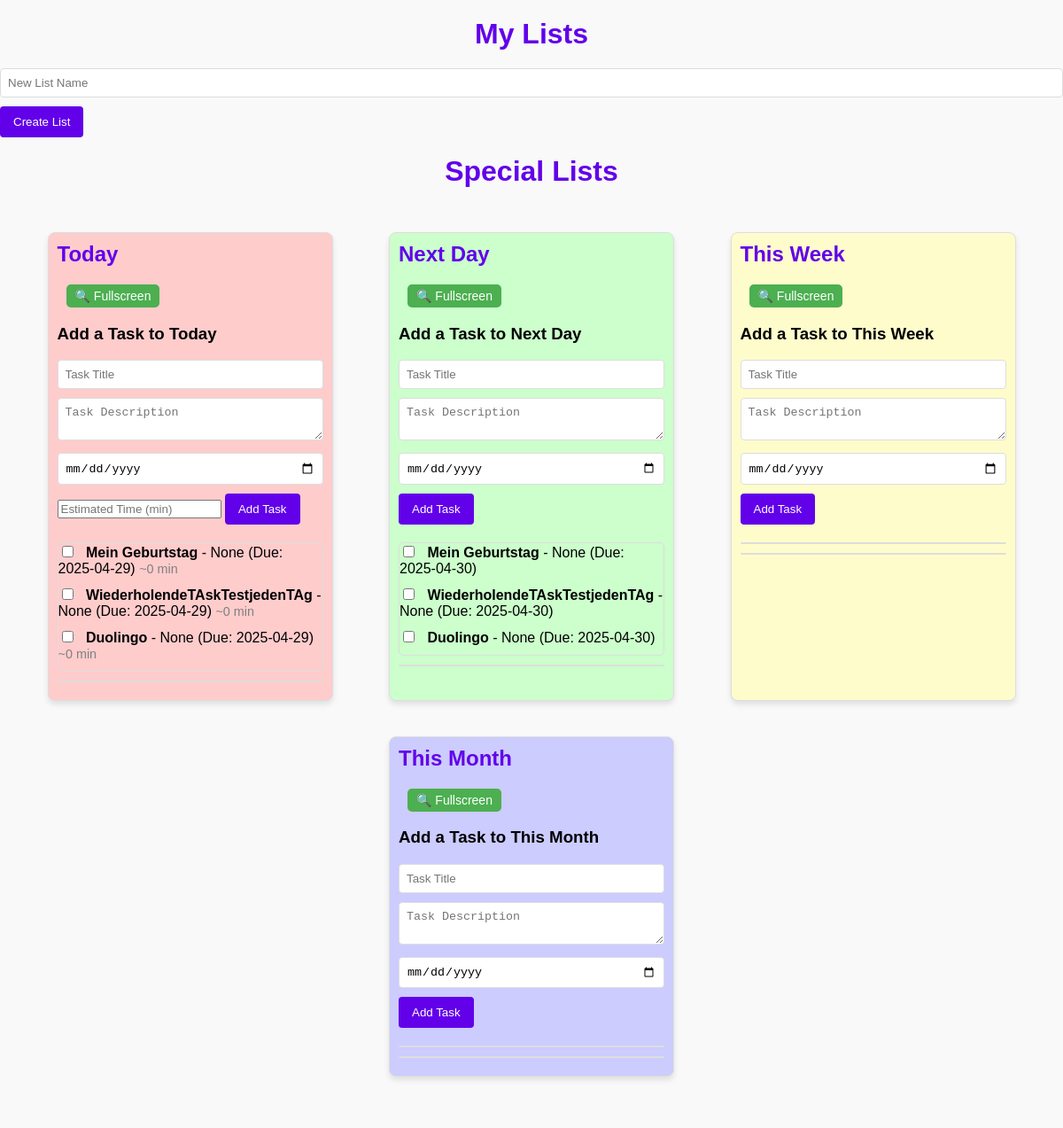
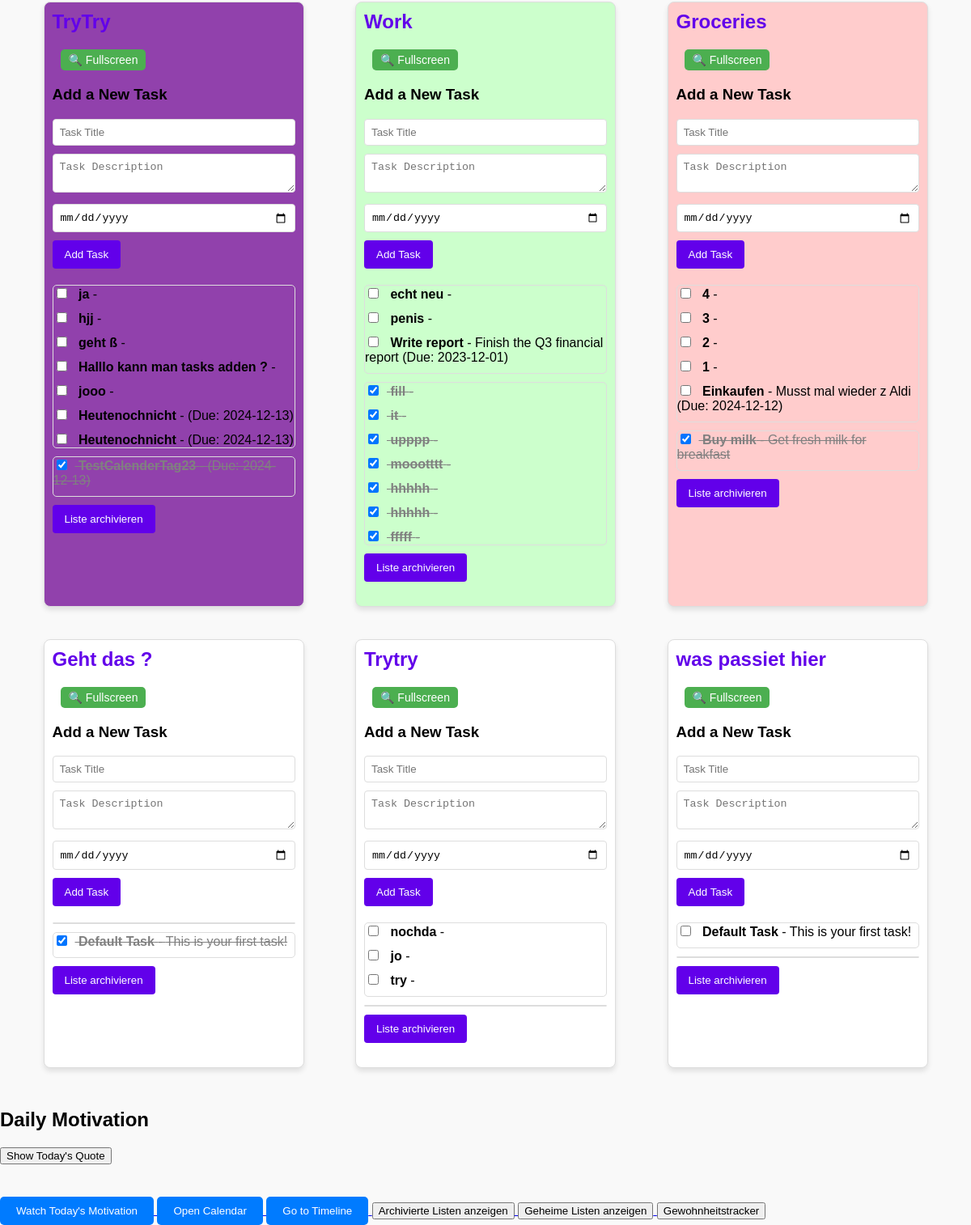
The page / on the database its author committed (2 pictures, top to bottom).
### tables this page shows
CREATE TABLE tasks (
            id INTEGER PRIMARY KEY AUTOINCREMENT,
            list_name TEXT,
            title TEXT,
            description TEXT,
            due_date TEXT,
            completed INTEGER
        , color TEXT DEFAULT "#ffffff", position INTEGER DEFAULT 0, estimated_time INTEGER DEFAULT 30, archived INTEGER DEFAULT 0);

### app.py (the view, shortened to what this page needs)
@app.route("/")
def index():
    from datetime import date, timedelta
    today = date.today()
    tomorrow = today + timedelta(days=1)
    week_start = today - timedelta(days=today.weekday())
    week_end = week_start + timedelta(days=6)
    month_start = today.replace(day=1)
    next_month = (month_start + timedelta(days=31)).replace(day=1)
    month_end = next_month - timedelta(days=1)
    today_incomplete = manager.get_tasks_for_date_range(today.isoformat(), today.isoformat(), completed=False)
    today_completed = manager.get_tasks_for_date_range(today.isoformat(), today.isoformat(), completed=True)
    today_milestones = timeline_manager.get_milestones_for_date_range(today.isoformat(), today.isoformat())
    today_milestones_converted = []
    for milestone in today_milestones_converted:
        if milestone[4]:
            today_completed.append(milestone)
        else:
            today_incomplete.append(milestone)
    today_tasks = {"incomplete": today_incomplete, "completed": today_completed}
    tomorrow_incomplete = manager.get_tasks_for_date_range(tomorrow.isoformat(), tomorrow.isoformat(), completed=False)
    tomorrow_completed = manager.get_tasks_for_date_range(tomorrow.isoformat(), tomorrow.isoformat(), completed=True)
    tomorrow_milestones = timeline_manager.get_milestones_for_date_range(tomorrow.isoformat(), tomorrow.isoformat())
    tomorrow_milestones_converted = []
    for milestone in tomorrow_milestones_converted:
        if milestone[4]:
            tomorrow_completed.append(milestone)
        else:
            tomorrow_incomplete.append(milestone)
    next_day_tasks = {"incomplete": tomorrow_incomplete, "completed": tomorrow_completed}
    week_incomplete = manager.get_tasks_for_date_range(week_start.isoformat(), week_end.isoformat(), completed=False, exclude_lists=["Today", "Next Day"])
    week_completed = manager.get_tasks_for_date_range(week_start.isoformat(), week_end.isoformat(), completed=True, exclude_lists=["Today", "Next Day"])
    week_milestones = timeline_manager.get_milestones_for_date_range(week_start.isoformat(), week_end.isoformat())
    week_milestones_converted = []
    for milestone in week_milestones_converted:
        if milestone[4]:
            week_completed.append(milestone)
        else:
            week_incomplete.append(milestone)
    week_tasks = {"incomplete": week_incomplete, "completed": week_completed}
    month_incomplete = manager.get_tasks_for_date_range(
        month_start.isoformat(), month_end.isoformat(),
        completed=False,
        exclude_lists=["Today", "Next Day", "This Week"],
        exclude_date_range=(week_start.isoformat(), week_end.isoformat())
    )
    month_completed = manager.get_tasks_for_date_range(
        month_start.isoformat(), month_end.isoformat(),
        completed=True,
        exclude_lists=["Today", "Next Day", "This Week"],
        exclude_date_range=(week_start.isoformat(), week_end.isoformat())
    )
    month_milestones = timeline_manager.get_milestones_for_date_range(month_start.isoformat(), month_end.isoformat())
    for m in month_milestones:
        milestone_tasks = timeline_manager.get_tasks_for_milestone(m["id"])
        tasks_list = [dict(task) for task in milestone_tasks]
    month_tasks = {"incomplete": month_incomplete, "completed": month_completed}
    all_lists = [
        list_name for list_name in manager.get_all_lists()
        if list_name not in ["Today", "Next Day", "This Week", "This Month"]
    ]
    all_lists_with_colors_and_tasks = [
        {
            "name": list_name,
            "color": manager.get_list_color(list_name),
            "tasks": manager.get_tasks(list_name),
        }
        for list_name in all_lists
    ]
    return render_template(
        "index.html",
        lists=all_lists_with_colors_and_tasks,
        today_tasks=today_tasks,
        next_day_tasks=next_day_tasks,
        week_tasks=week_tasks,
        month_tasks=month_tasks
    )

### list_manager.py (called while the page is built)
    def get_db_connection(self):
        connection = sqlite3.connect("tasks.db")
        connection.row_factory = sqlite3.Row  # Optional: Access rows like dictionaries
        return connection

    def get_list_color(self, list_name):
        connection = self.get_db_connection()
        cursor = connection.cursor()
        cursor.execute("SELECT color FROM tasks WHERE list_name = ? LIMIT 1", (list_name,))
        row = cursor.fetchone()
        connection.close()
        return row[0] if row else "#ffffff"  # Default color if none exists

    def get_tasks(self, list_name):
        connection = self.get_db_connection()
        cursor = connection.cursor()
        cursor.execute("""
            SELECT id, title, description, due_date, completed
            FROM tasks
            WHERE list_name = ? AND completed = 0
            ORDER BY id DESC  -- Sortiere nach ID in absteigender Reihenfolge
        """, (list_name,))
        incomplete_tasks = cursor.fetchall()
        cursor.execute("""
            SELECT id, title, description, due_date, completed
            FROM tasks
            WHERE list_name = ? AND completed = 1
        """, (list_name,))
        completed_tasks = cursor.fetchall()
        connection.close()
        return {
            "incomplete": incomplete_tasks,
            "completed": completed_tasks
        }

    def get_all_lists(self):
        connection = self.get_db_connection()
        cursor = connection.cursor()
        cursor.execute("""
            SELECT DISTINCT list_name
            FROM tasks
            WHERE archived = 0
              AND LOWER(list_name) NOT IN (SELECT LOWER(name) FROM secret_lists)
        """)
        rows = cursor.fetchall()
        connection.close()
        return [row[0] for row in rows]

### timeline_manager.py (called while the page is built)
    def get_db_connection(self):
        conn = sqlite3.connect(self.db_name)
        conn.row_factory = sqlite3.Row
        return conn

    def get_milestones_for_date_range(self, start_date, end_date):
        conn = self.get_db_connection()
        cursor = conn.cursor()
        cursor.execute("""
            SELECT m.id, m.title, m.due_date, m.completed, g.title AS goal_title
            FROM milestones m
            JOIN timeline_goals g ON m.goal_id = g.id
            WHERE m.due_date BETWEEN ? AND ?
            ORDER BY m.due_date ASC
        """, (start_date, end_date))
        results = cursor.fetchall()
        conn.close()
        return results

### templates/index.html (shortened to what this page needs)
<!DOCTYPE html>
<html lang="en">
<head>
    <link rel="stylesheet" href="/static/styles.css">
</head>
<body>
    <h1>My Lists</h1>
    <form action="{{ url_for('add_list') }}" method="POST">
        <input type="text" name="list_name" placeholder="New List Name" required>
        <button type="submit">Create List</button>
    </form>
    {% include "special_lists.html" %}
<div class="grid-container">
    {% for list in lists %}
    <div class="card" style="background-color: {{ list.color }}" data-list-name="{{ list.name }}">
        <h2>{{ list.name }}</h2>
        <button class="fullscreen-btn" data-list-name="{{ list.name }}">🔍 Fullscreen</button>
        <form action="{{ url_for('add_task', list_name=list.name) }}" method="POST">
            <h3>Add a New Task</h3>
            <input type="text" name="title" placeholder="Task Title" required>
            <textarea name="description" placeholder="Task Description"></textarea>
            <input type="date" name="due_date">
            <button type="submit">Add Task</button>
        </form>
         {% if list.is_secret %}
          <div class="locked-overlay">
            <p>Diese Liste ist passwortgeschützt.</p>
            <button class="unlock-btn" data-list-name="{{ list.name }}">Entsperren</button>
          </div>
        {% else %}
            <ul id="incomplete-tasks-{{ list.name }}">
                {% for task in list.tasks.incomplete %}
                <li data-task-id="{{ task[0] }}" draggable="true">
                    <input type="checkbox">
                    <strong>{{ task[1] }}</strong> - {{ task[2] }}
                    {% if task[3] %} (Due: {{ task[3] }}) {% endif %}
                </li>
                {% endfor %}
            </ul>
            <ul id="completed-tasks-{{ list.name }}">
                {% for task in list.tasks.completed %}
                <li data-task-id="{{ task[0] }}" style="text-decoration: line-through; color: gray;">
                    <input type="checkbox" checked>
                    <strong>{{ task[1] }}</strong> - {{ task[2] }}
                    {% if task[3] %} (Due: {{ task[3] }}) {% endif %}
                </li>
                {% endfor %}
            </ul>
            <form action="{{ url_for('archive_list', list_name=list.name) }}" method="POST"
                  onsubmit="return confirm('Bist du sicher, dass du die Liste archivieren möchtest?');">
              <button type="submit">Liste archivieren</button>
            </form>
            {% endif %}
        </div>
        {% endfor %}
</div>
<h2>Daily Motivation</h2>
<button id="get-quote-btn">Show Today's Quote</button>
<a href="{{ url_for('daily_video') }}">
    <button style="margin-top: 20px; padding: 10px 20px; background-color: #007bff; color: white; border: none; border-radius: 5px;">
        Watch Today's Motivation
    </button>
</a>
<a href="/calendar">
    <button style="margin-top: 20px; padding: 10px 20px; background-color: #007bff; color: white; border: none; border-radius: 5px;">
        Open Calendar
    </button>
</a>
<a href="{{ url_for('timeline.show_timeline') }}">
  <button style="padding: 10px 20px; background-color: #007bff; color: white; border: none; border-radius: 5px;">
    Go to Timeline
  </button>
</a>
<a href="{{ url_for('archived_lists') }}">
  <button type="button">Archivierte Listen anzeigen</button>
</a>
<a href="{{ url_for('secret.show_secret_lists') }}">
  <button type="button">Geheime Listen anzeigen</button>
</a>
<a href="{{ url_for('habits.show_habits') }}">
  <button type="button">Gewohnheitstracker</button>
</a>
</body>
</html>

### templates/special_lists.html (shortened to what this page needs)
<!DOCTYPE html>
<html lang="en">
<head>
    <link rel="stylesheet" href="/static/styles.css">
</head>
<body>
    <h1>Special Lists</h1>
<div class="grid-container">
    <div class="card" style="background-color: #ffcccc;" data-list-name="Today">
    <h2>Today</h2>
    <button class="fullscreen-btn" data-list-name="Today">🔍 Fullscreen</button>
    <form action="/add_task_to_today" method="POST">
        <h3>Add a Task to Today</h3>
        <input type="text" name="title" placeholder="Task Title" required>
        <textarea name="description" placeholder="Task Description"></textarea>
        <input type="date" name="due_date">
        <input type="number" name="estimated_time" placeholder="Estimated Time (min)" >
        <button type="submit">Add Task</button>
    </form>
    <ul id="incomplete-tasks-Today">
        {% for task in today_tasks.incomplete %}
        <li data-task-id="{{ task[0] }}" draggable="true">
            <input type="checkbox">
            <strong>{{ task[1] }}</strong> - {{ task[2] }}
            {% if task[3] %} (Due: {{ task[3] }}) {% endif %}
            <span class="task-time">~{{ task[4] }} min</span>
        </li>
        {% endfor %}
    </ul>
    <ul id="completed-tasks-Today">
    </ul>
</div>
    <div class="card" style="background-color: #ccffcc;" data-list-name="Next Day">
        <h2>Next Day</h2>
        <button class="fullscreen-btn" data-list-name="Next Day">🔍 Fullscreen</button>
        <form action="/add_task_to_next_day" method="POST">
            <h3>Add a Task to Next Day</h3>
            <input type="text" name="title" placeholder="Task Title" required>
            <textarea name="description" placeholder="Task Description"></textarea>
            <input type="date" name="due_date">
            <button type="submit">Add Task</button>
        </form>
        <ul id="incomplete-tasks-Next Day">
            {% for task in next_day_tasks.incomplete %}
            <li data-task-id="{{ task[0] }}" draggable="true">
                <input type="checkbox">
                <strong>{{ task[1] }}</strong> - {{ task[2] }}
                {% if task[3] %} (Due: {{ task[3] }}) {% endif %}
            </li>
            {% endfor %}
        </ul>
        <ul id="completed-tasks-Next Day">
        </ul>
    </div>
    <div class="card" style="background-color: #fffccc;" data-list-name="This Week">
        <h2>This Week</h2>
        <button class="fullscreen-btn" data-list-name="This Week">🔍 Fullscreen</button>
        <form action="/add_task_to_this_week" method="POST">
            <h3>Add a Task to This Week</h3>
            <input type="text" name="title" placeholder="Task Title" required>
            <textarea name="description" placeholder="Task Description"></textarea>
            <input type="date" name="due_date">
            <button type="submit">Add Task</button>
        </form>
        <ul id="incomplete-tasks-This Week">
        </ul>
        <ul id="completed-tasks-This Week">
        </ul>
    </div>
    <div class="card" style="background-color: #ccccff;" data-list-name="This Month">
        <h2>This Month</h2>
        <button class="fullscreen-btn" data-list-name="This Month">🔍 Fullscreen</button>
        <form action="/add_task_to_this_month" method="POST">
            <h3>Add a Task to This Month</h3>
            <input type="text" name="title" placeholder="Task Title" required>
            <textarea name="description" placeholder="Task Description"></textarea>
            <input type="date" name="due_date">
            <button type="submit">Add Task</button>
        </form>
        <ul id="incomplete-tasks-This Month">
        </ul>
        <ul id="completed-tasks-This Month">
        </ul>
    </div>
</div>
</body>
</html>

### static/styles.css (style rules this page uses)
body { font-family: Arial, sans-serif; background-color: #f9f9f9; margin: 0; padding: 0; }
h1 { text-align: center; margin: 20px 0; color: #6200ea; }
.grid-container { display: flex; flex-wrap: wrap; gap: 20px; justify-content: space-evenly; padding: 20px; }
.card { background-color: #f9f9f9; border: 1px solid #ddd; border-radius: 8px; padding: 15px; width: 300px; box-shadow: 0 4px 6px rgba(0, 0, 0, 0.1); }
.card h2 { margin-top: 0; color: #6200ea; }
ul { list-style: none; padding: 0; }
ul li { margin-bottom: 10px; }
ul li input[type="checkbox"] { margin-right: 10px; }
form { margin-bottom: 20px; display: flex; justify-content: center; gap: 10px; }
form { display: block; margin-top: 10px; }
form input[type="text"], form textarea, form input[type="date"] { width: 100%; padding: 8px; margin-bottom: 10px; border: 1px solid #ddd; border-radius: 4px; box-sizing: border-box; }
form button { background-color: #6200ea; color: white; border: none; padding: 10px 15px; border-radius: 4px; cursor: pointer; }
.card ul { max-height: 200px; overflow-y: auto; padding: 0; margin: 10px 0; border: 1px solid #ddd; border-radius: 5px; }
.card { max-width: 300px; margin: 10px; padding: 10px; border-radius: 8px; }
.card { position: relative; transition: transform 0.3s ease, z-index 0.3s ease, filter 0.3s ease; z-index: 1; }
.card:not(.expanded):not(.expanded-triggered) { filter: blur(0); }
.fullscreen-btn { background-color: #4caf50; color: white; border: none; padding: 5px 10px; cursor: pointer; border-radius: 5px; margin-left: 10px; font-size: 14px; }
.task-time { font-size: 0.9em; color: gray; }

### rows shown on the page
tasks: title "Mein Geburtstag", task "None", due_date "2025-04-29", completed "0"
tasks: title "WiederholendeTAskTestjedenTAg", task "None", due_date "2025-04-29", completed "0"
tasks: title "Duolingo", task "None", due_date "2025-04-29", completed "0"
tasks: title "Mein Geburtstag", task "None", due_date "2025-04-30"
tasks: title "WiederholendeTAskTestjedenTAg", task "None", due_date "2025-04-30"
tasks: title "Duolingo", task "None", due_date "2025-04-30"
tasks: name "TryTry"
tasks: title "ja"
tasks: title "hjj"
tasks: title "geht ß"
tasks: title "Halllo kann man tasks adden ?"
tasks: title "jooo"
tasks: title "Heutenochnicht", due_date "2024-12-13"
tasks: title "Heutenochnicht", due_date "2024-12-13"
tasks: title "TestCalenderTag23", due_date "2024-12-13"
tasks: name "Work", title "Write report", description "Finish the Q3 financial report", due_date "2023-12-01"
tasks: title "echt neu"
tasks: title "penis"
tasks: title "fill"
tasks: title "it"
tasks: title "upppp"
tasks: title "moootttt"
tasks: title "hhhhh"
tasks: title "hhhhh"
tasks: title "fffff"
tasks: name "Groceries", title "Buy milk", description "Get fresh milk for breakfast"
tasks: title "4"
tasks: title "3"
tasks: title "2"
tasks: title "1"
tasks: title "Einkaufen", description "Musst mal wieder z Aldi", due_date "2024-12-12"
tasks: name "Geht das ?", title "Default Task", description "This is your first task!"
tasks: name "Trytry", title "try"
tasks: title "nochda"
tasks: title "jo"
tasks: name "was passiet hier", title "Default Task", description "This is your first task!"
